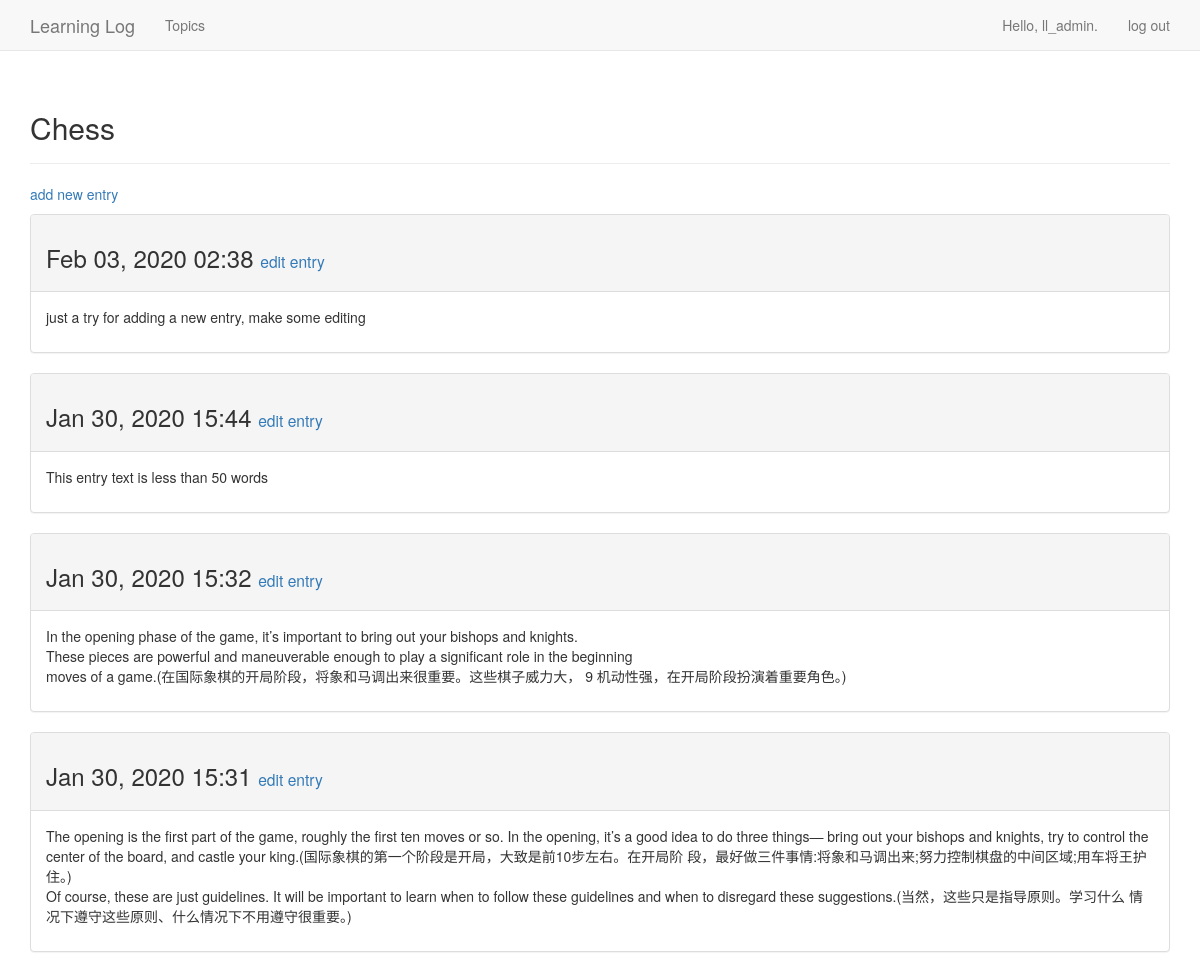
The page /topics/1/ (signed in) on the database as committed earlier.
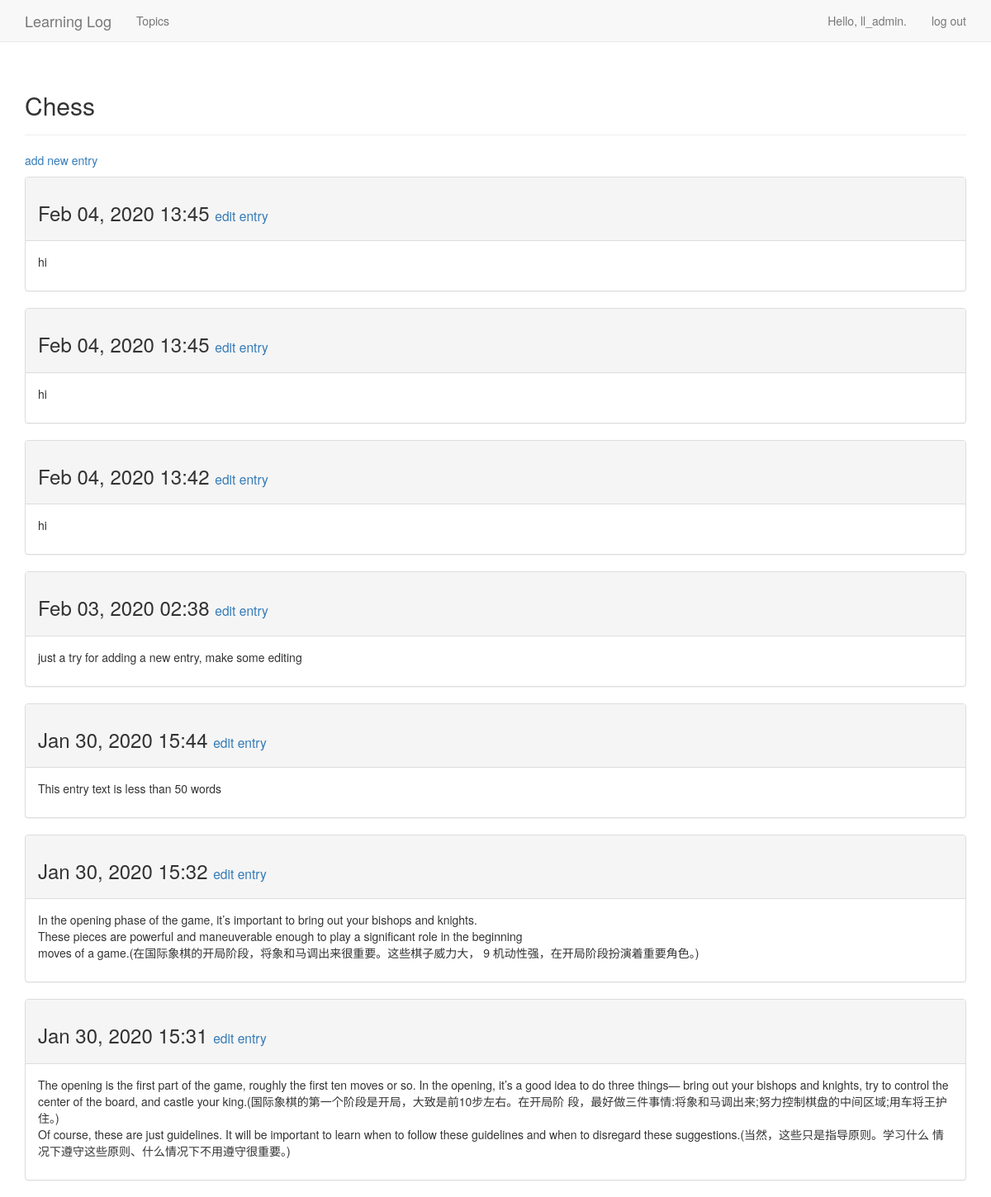
The same page on the database as committed later.
### learning_logs/models.py (models this page shows, shortened)
class Topic(models.Model):    #创建了一个名为Topic的类，它继承了models模块中的Model类
    text = models.CharField(max_length=200) #Topic主题类/模型的属性有：text, date_added
    date_added = models.DateTimeField(auto_now_add=True)
    owner = models.ForeignKey(User, on_delete=models.CASCADE) # 添加字段owner：它建立模型Topic到模型User的外键关系,现在Topic表中的字段owner指向User表了
    def __str__(self):
        return self.text

class Entry(models.Model):  #Entry条目类/模型的属性有：topic, text, date_added
    topic = models.ForeignKey(Topic, on_delete=models.CASCADE) # 一个topic关联多个entries，一个特定主题包含多个条目
    text = models.TextField()
    date_added = models.DateTimeField(auto_now_add=True)
    owner = models.ForeignKey(User, on_delete=models.CASCADE) # 添加字段owner：它建立模型Entry到模型User的外键关系,现在Entry表中的字段owner指向User表了
    class Meta:
        verbose_name_plural = 'entries'

### learning_logs/views.py (the view)
# urls.py: path('topics/<int:topic_id>/', views.topic, name='topic'),
@login_required
def topic(request, topic_id): # 函数topic()捕获用户输入的URL中topic_id的值，并将其存储到形参topic_id中
    topic = Topic.objects.get(id=topic_id) # 我们使用get()来获取指定id的主题
    if topic.owner != request.user:# 确认请求的主题关联于当前用户, 引发Http404异常
        raise Http404
    entries = topic.entry_set.order_by('-date_added')
    context = {'topic': topic, 'entries': entries} # 将主题和条目都存储在字典context中
    return render(request, 'learning_logs/topic.html', context) # 再将这个字典context传给render(), 从而传给模板topic.html

### learning_logs/templates/learning_logs/topic.html
{% extends 'learning_logs/base.html' %}
{% block header %}
  <h2>{{ topic }}</h2>
{% endblock header %}
{% block content %}
  <p>
    <a href="{% url 'learning_logs:new_entry' topic.id %}">add new entry</a>
  </p>
  {% for entry in entries %}
    <div class="panel panel-default">
      <div class="panel-heading">
        <h3>
          {{ entry.date_added|date:'M d, Y H:i' }}
          <small>
            <a href="{% url 'learning_logs:edit_entry' entry.id %}">edit entry</a>
          </small>
        </h3>
      </div>
      <div class="panel-body">
        {{ entry.text|linebreaks }}
      </div>
    </div>
  {% empty %}
    <li>
      There are no entries for this topic yet.
    </li>
  {% endfor %}
{% endblock content %}

### learning_logs/templates/learning_logs/base.html (shortened to what this page needs)
{% load bootstrap3 %}
<!DOCTYPE html>
<html lang="en">
  <head>
    {% bootstrap_css %}
  </head>
  <body>
    <nav class="navbar navbar-default navbar-static-top">
      <div class="container">
        <div class="navbar-header">
          <a class="navbar-brand" href="{% url 'learning_logs:index' %}">
              Learning Log</a>
        </div>
        <div id="navbar" class="navbar-collapse collapse">
          <ul class="nav navbar-nav">
            <li><a href="{% url 'learning_logs:topics' %}">Topics</a></li>
          </ul>
          <ul class="nav navbar-nav navbar-right">
            {% if user.is_authenticated %}
              <li><a>Hello, {{ user.username }}.</a></li>
              <li><a href="{% url 'users:logout' %}">log out</a></li>
            {% else %}
              <li><a href="{% url 'users:register' %}">register</a></li>
              <li><a href="{% url 'users:login' %}">log in</a></li>
            {% endif %}
          </ul>
        </div>
      </div>
    </nav>
    <div class="container">
      <div class="page-header">
        {% block header %}{% endblock header %}
      </div>
      <div>
        {% block content %}{% endblock content %}
      </div>
    </div>

Rows that differ between the two databases and show on the page:
added Entry: date_added "Feb 04, 2020 13:45", text "hi"
added Entry: date_added "Feb 04, 2020 13:45", text "hi"
added Entry: date_added "Feb 04, 2020 13:42", text "hi"
